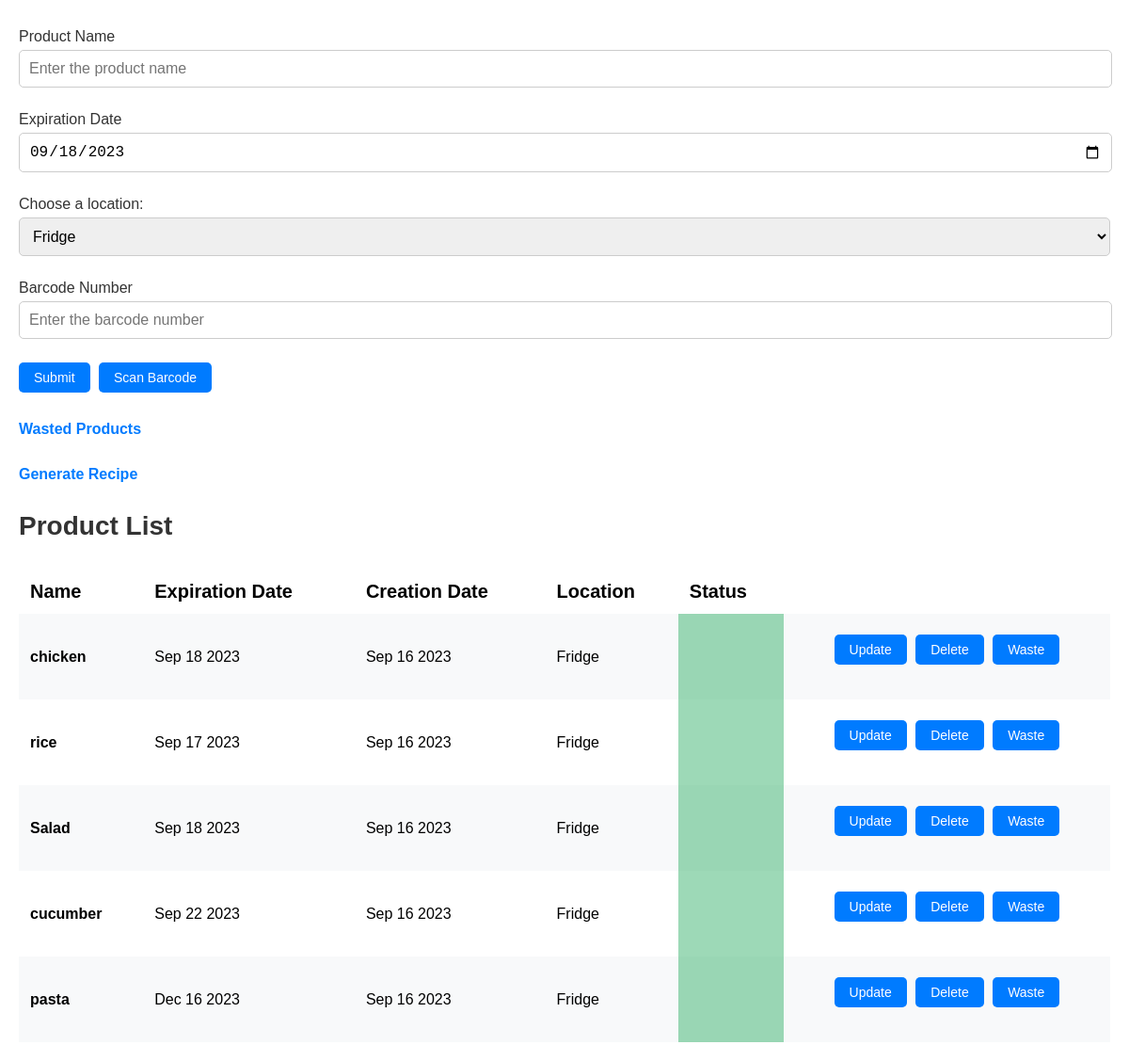
Before: / with the older database file.
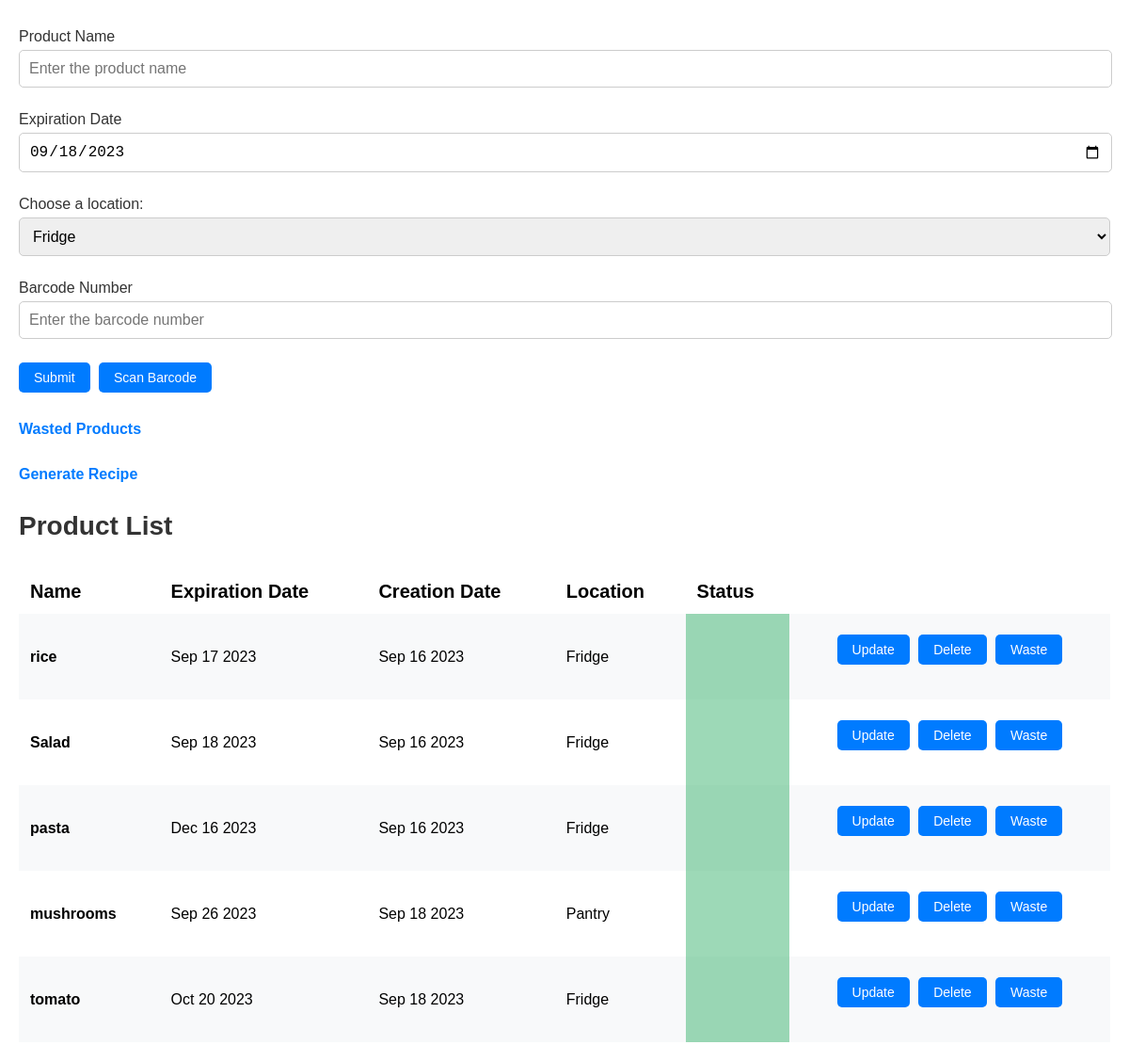
After: the same page with the newer database file.
### app.py (models this page shows, shortened)
class Product(db.Model):
    id = db.Column(db.Integer, primary_key=True)
    product_name = db.Column(db.String(200), nullable=False)
    date_created = db.Column(
        db.DateTime, default=lambda: datetime.now(pt_timezone))
    date_wasted = db.Column(
        db.DateTime, default=lambda: datetime.now(pt_timezone))
    expiration_date = db.Column(db.Date)
    expiration_status = db.Column(db.Boolean, default=False)
    wasted_status = db.Column(db.Boolean, default=False)
    location = db.Column(db.String(200), nullable=False)
    barcode_id = db.Column(db.Integer, db.ForeignKey('barcode.id'))
    barcode = db.relationship('Barcode', back_populates='products')

### app.py (the view)
@app.route('/', methods=['POST', 'GET'])
def index():
    if request.method == 'POST':
        item_content = request.form['product-name']
        expiration_date_str = request.form['expiration-date']
        item_expiration_datetime_utc = datetime.strptime(
            expiration_date_str, '%Y-%m-%d').replace(tzinfo=pytz.utc)
        item_expiration_datetime_pt = item_expiration_datetime_utc
        item_expiration_date = item_expiration_datetime_pt.date()
        location = request.form['locations']
        barcode_number = request.form['barcode-number']
        barcode = Barcode.query.filter_by(barcode_value=barcode_number).first()
        current_date = datetime.now(pt_timezone).date()
        if item_expiration_date <= current_date:
            return redirect(url_for('expired_date_input'))
        if barcode is None:
            new_barcode = Barcode(
                barcode_value=barcode_number, barcode_item_name=item_content)
            db.session.add(new_barcode)
            db.session.commit()
            barcode = Barcode.query.filter_by(
                barcode_value=barcode_number).first()
        new_product = Product(
            product_name=item_content,
            expiration_date=item_expiration_date,
            barcode_id=barcode.id,
            location=location
        )
        db.session.add(new_product)
        db.session.commit()
        products = Product.query.filter_by(
            wasted_status=False).order_by(Product.date_created).all()
        current_date = datetime.now(pt_timezone)
        return redirect(url_for('index'))
    else:
        products = Product.query.filter_by(
            wasted_status=False).order_by(Product.date_created).all()
        current_date = datetime.now(pt_timezone)
        return render_template("index.html", products=products, current_date=current_date.strftime('%Y-%m-%d'))

### templates/index.html (shortened to what this page needs)
{% extends 'base.html' %}
{% block body %}
<div class="content">
    <form class="product-form" action="/" method="POST" id="product-form">
        <label for="input-product-name">Product Name</label>
        <input type="text" name="product-name" id="input-product-name" placeholder="Enter the product name" required>
        <label for="input-expiration-date">Expiration Date</label>
        <input type="date" name="expiration-date" id="input-expiration-date" value="{{ current_date }}" required>
        <label for="select-location">Choose a location:</label>
        <select name="locations" id="locations">
            <option value="Fridge">Fridge</option>
        </select>
        <label for="input-barcode-number">Barcode Number</label>
        <input type="text" name="barcode-number" id="input-barcode-number" placeholder="Enter the barcode number">
        <button type="submit" id="submit-button">Submit</button>
        <div class="scan-barcode-container">
            <button type="button" id="scan-barcode">Scan Barcode</button>
        </div>
    </form>
    <a class="wasted-products-link" href="/wasted_product_list">Wasted Products</a>
    <a class="generate-recipe-link" href="/generate_recipe">Generate Recipe</a>
    <h1 class="headline">Product List</h1>
    {% if products|length < 1 %} <h4 class="no-products-msg">There are no products. Create one below!</h4>
        {% else %}
        <table class="desktop">
            <tr>
                <td class="attribute-label">Name</th>
                <td class="attribute-label">Expiration Date</th>
                <td class="attribute-label">Creation Date</th>
                <td class="attribute-label">Location</th>
                <td class="attribute-label">Status</th>
            </tr>
            {% for product in products %}
            <tr data-product-id="{{ product.id }}">
                <td class="product product-name">{{ product.product_name }}</td>
                <td class="product expiration-date">{{ product.expiration_date.strftime('%b %d %Y') }}</td>
                <td class="product creation-date">{{ product.date_created.strftime('%b %d %Y') }}</td>
                <td class="product location">{{ product.location }}</td>
                <td class="product expiration-status" data-product-id="{{ product.id }}"></td>
                <td class="button-container">
                    <button class="update-button" data-product-id="{{ product.id }}">Update</button>
                    <button class="delete-button" data-product-id="{{ product.id }}">Delete</button>
                    <button class="waste-button" data-product-id="{{ product.id }}">Waste</button>
                </td>
            </tr>
            {% endfor %}
        </table>
        {% endif %}
</div>
{% endblock %}

### templates/base.html (shortened to what this page needs)
<!DOCTYPE html>
<html lang="en">
<head>
    <link rel="stylesheet" href="{{ url_for('static', filename='css/main.css')}}">
    <link rel="stylesheet" href="{{ url_for('static', filename='css/recipe.css')}}">
</head>
<body>
    {% block body %} {% endblock %}
</body>
</html>

### static/css/main.css (style rules this page uses)
body { font-family: 'Arial', sans-serif; margin: 0 auto; }
.content { max-width: 1200px; padding: 20px; margin: 0 auto; }
h1.headline { font-size: 28px; color: #333; margin: 30px 0; }
.product-form label { display: block; font-size: 16px; color: #333; margin: 10px 0 5px; }
.product-form input[type="text"], .product-form input[type="date"] { width: calc(100% - 20px); padding: 10px; margin-bottom: 15px; border: 1px solid #ccc; border-radius: 5px; font-size: 16px; }
.product-form select { width: 100%; padding: 10px; margin-bottom: 15px; border: 1px solid #ccc; border-radius: 5px; font-size: 16px; }
.product-form label[for="select-location"] { display: block; font-size: 16px; color: #333; margin: 10px 0 5px; }
.product-form select option { font-size: 16px; color: #333; padding: 5px; background-color: #fff; }
.product-name { font-weight: bold; }
.expiration-status { color: #3cb371; }
.button-container { display: flex; margin: 10px 0 25px 0; }
.homepage-link, .wasted-products-link, .generate-recipe-link { display: block; color: #007bff; text-decoration: none; font-weight: bold; margin: 30px 0; }
button { background-color: #007bff; color: #fff; border: none; padding: 8px 16px; font-size: 14px; border-radius: 5px; cursor: pointer; margin-right: 5px; width: 100%; }
button:last-child { margin-right: 0; }
.product, .attribute-label { width: 100%; }
.desktop { display: none; }
.scan-barcode-container { margin-top: 10px; position: relative; }
@media (min-width: 768px) { .desktop { display: table; } }
@media (min-width: 768px) { .product, .attribute-label { width: auto; } }
@media (min-width: 768px) { #submit-button { display: inline-flex; } }
@media (min-width: 768px) { table { width: 100%; border-collapse: collapse; margin-top: 20px; } }
@media (min-width: 768px) { th, td { padding: 12px; } }
@media (min-width: 768px) { tr:nth-child(even) { background-color: #f8f9fa; } }
@media (min-width: 768px) { button { width: auto; } }
@media (min-width: 768px) { .button-container { text-align: center; display: block; } }
@media (min-width: 768px) { .scan-barcode-container { display: inline-flex; } }
@media (min-width: 768px) { .attribute-label { font-size: 20px; font-weight: bold; } }
@media (min-width: 768px) { .expiration-status { color: #000; background: rgba(60, 179, 113, 0.5); } }

Changed rows visible on the page:
no longer on this page (row edited): Product: product_name "chicken", expiration_date "Sep 18 2023", date_created "Sep 16 2023", location "Fridge"
removed Product: product_name "cucumber", expiration_date "Sep 22 2023", date_created "Sep 16 2023", location "Fridge"
added Product: product_name "mushrooms", expiration_date "Sep 26 2023", date_created "Sep 18 2023", location "Pantry"
added Product: product_name "tomato", expiration_date "Oct 20 2023", date_created "Sep 18 2023", location "Fridge"
